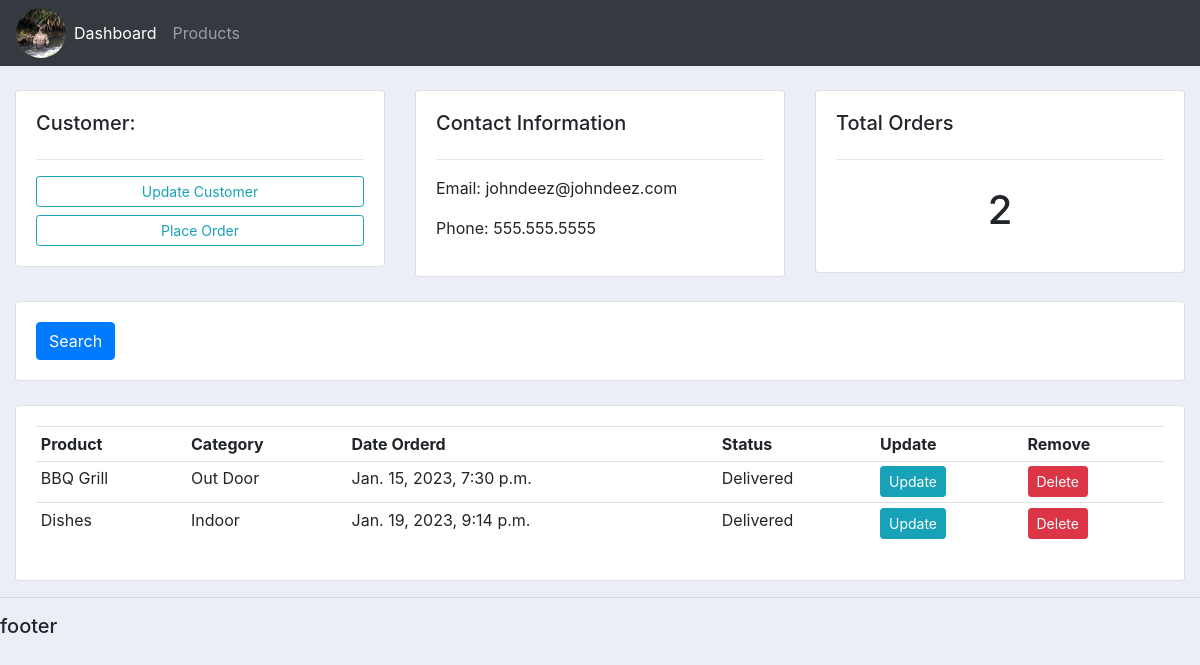
The app's page /customer/2/ with its own data.
### accounts/models.py (models this page shows, shortened)
class Customer(models.Model):
    name = models.CharField(max_length=200, null=True)
    phone = models.CharField(max_length=200, null=True)
    email = models.CharField(max_length=200, null=True)
    date_created = models.DateTimeField(auto_now_add=True)

class Order(models.Model):
    STATUS = (
        ('Pending', 'Pending'),
        ('Out for delivery', 'Out for delivery'),
        ('Delivered', 'Delivered'),
    )
    customer = models.ForeignKey(Customer, null=True, on_delete=models.SET_NULL)
    product = models.ForeignKey(Product, null=True, on_delete=models.SET_NULL)
    date_created = models.DateTimeField(auto_now_add=True)
    status = models.CharField(max_length=200, null=True, choices=STATUS)

class Product(models.Model):
    CATEGORY = (
        ('Indoor', 'Indoor'),
        ('Out Door', 'Out Door'),
    )
    name = models.CharField(max_length=200, null=True)
    price = models.FloatField(null=True)
    category = models.CharField(max_length=200, null=True, choices=CATEGORY)
    description = models.CharField(max_length=200, null=True, blank=True)
    date_created = models.DateTimeField(auto_now_add=True)
    tags = models.ManyToManyField(Tag)
    def __str__(self):
        return self.name

### accounts/views.py (the view)
# urls.py: path('customer/<str:pk_test>/', views.customer, name='customer'),
def customer(request, pk_test):
    customer = Customer.objects.get(id=pk_test)
    orders = customer.order_set.all()
    order_count = orders.count()
    context = {'customer': customer, 'orders': orders, 'order_count': order_count}
    return render(request, 'accounts/customer.html', context)

### accounts/templates/accounts/customer.html
{% extends 'accounts/main.html' %}
{% block content %}
<br>
<div class="row">
    <div class="col-md">
        <div class="card card-body">
            <h5>Customer:</h5>
            <hr>
            <a class="btn btn-outline-info btn-sm btn-block" href="">Update
                Customer</a>
            <a class="btn btn-outline-info btn-sm btn-block"
                href="{% url 'create_order' customer.id %}">Place
                Order</a>
        </div>
    </div>
    <div class="col-md">
        <div class="card card-body">
            <h5>Contact Information</h5>
            <hr>
            <p>Email: {{customer.email}}</p>
            <p>Phone: {{customer.phone}}</p>
        </div>
    </div>
    <div class="col-md">
        <div class="card card-body">
            <h5>Total Orders</h5>
            <hr>
            <h1 style="text-align: center;padding: 10px">{{order_count}}</h1>
        </div>
    </div>
</div>
<br>
<div class="row">
    <div class="col">
        <div class="card card-body">
            <form method="get">
                <button class="btn btn-primary" type="submit">Search</button>
            </form>
        </div>
    </div>
</div>
<br>
<div class="row">
    <div class="col-md">
        <div class="card card-body">
            <table class="table table-sm">
                <tr>
                    <th>Product</th>
                    <th>Category</th>
                    <th>Date Orderd</th>
                    <th>Status</th>
                    <th>Update</th>
                    <th>Remove</th>
                </tr>
                {% for order in orders %}
                <tr>
                    <td>{{order.product}}</td>
                    <td>{{order.product.category}}</td>
                    <td>{{order.date_created}}</td>
                    <td>{{order.status}}</td>
                    <td><a class="btn btn-sm btn-info"
                            href="{% url 'update_order' order.id %}">Update</a></td>
                    <td><a class="btn btn-sm btn-danger"
                            href="{% url 'delete_order' order.id %}">Delete</a></td>
                </tr>
                {% endfor %}
            </table>
        </div>
    </div>
</div>
{% endblock content %}

### static/css/main.css (style rules this page uses)
body { background-color: #ebeff5; }

### records on screen
Customer: email "johndeez@johndeez.com", phone "555.555.5555"
Order: product "BBQ Grill", product.category "Out Door", date_created "Jan. 15, 2023, 7:30 p.m.", status "Delivered"
Order: product "Dishes", product.category "Indoor", date_created "Jan. 19, 2023, 9:14 p.m.", status "Delivered"

### other values on screen
{{ order_count }} "2"
